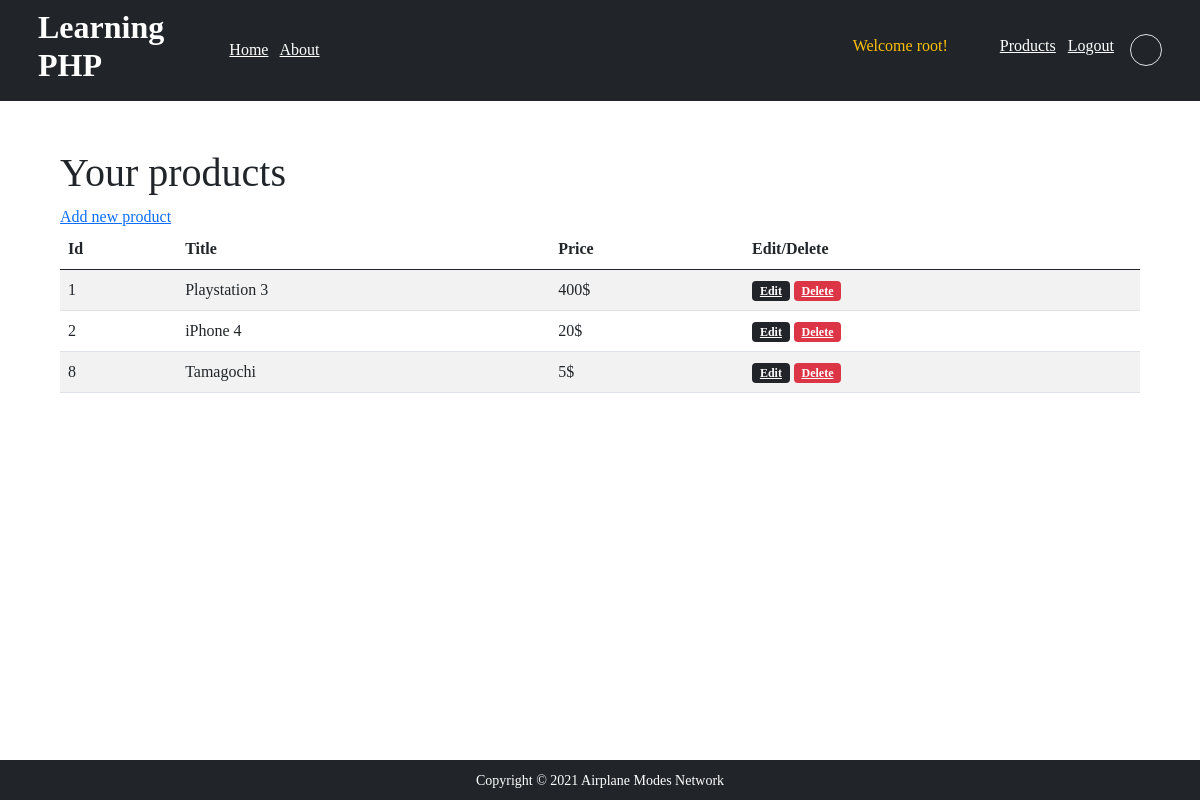
/products.php (signed in), run on the app's committed database.
### tables this page shows
CREATE TABLE `products` (
  `id` int(11) NOT NULL,
  `title` varchar(128) NOT NULL,
  `info` varchar(512) NOT NULL,
  `price` double NOT NULL,
  `img_url` varchar(512) NOT NULL,
  `date_created` timestamp NOT NULL DEFAULT current_timestamp(),
  `user_id` int(11) NOT NULL
);

### products.php (the view, shortened to what this page needs)
<?php
    include './connect.php';
        $query_show = "SELECT * FROM products WHERE user_id = {$_SESSION['user_id']}";
        $result = $conn->query($query_show);
        $arr = [];
        while($row = mysqli_fetch_assoc($result)) {
            array_push($arr, $row);
        }
        include './header.php';
?>
<main class="container-fluid p-5">
    <div class="container">
        <h1>Your products</h1>
        <a href="product-add.php">Add new product</a>
        <table class="table table-striped">
            <thead>
                <tr>
                    <th>Id</th>
                    <th>Title</th>
                    <th>Price</th>
                    <th>Edit/Delete</th>
                </tr>
            </thead>
            <tbody>
            <?php foreach($arr as $item) : ?>
                <tr>
                    <td><?= $item['id'] ?></td>
                    <td><?= $item['title'] ?></td>
                    <td><?= $item['price'] ?>$</td>
                    <td>
                        <a href="product-edit.php?editid=<?= $item['id'] ?>" class="badge bg-dark">Edit</a>
                        <a href="#" onclick="delProd(<?= $item['id'] ?>)" class="badge bg-danger">Delete</a>
                    </td>
                </tr>
            <?php endforeach; ?>
            </tbody>
        </table>
    </div>
</main>
<?php include './footer.php' ?>

### css/style.css (style rules this page uses)
body { font-family: Ubuntu; }

### data on the page
products: id "1", title "Playstation 3", price "400"
products: id "2", title "iPhone 4", price "20"
products: id "8", title "Tamagochi", price "5"

### other printed values
$_SESSION['user_name'] "root"
